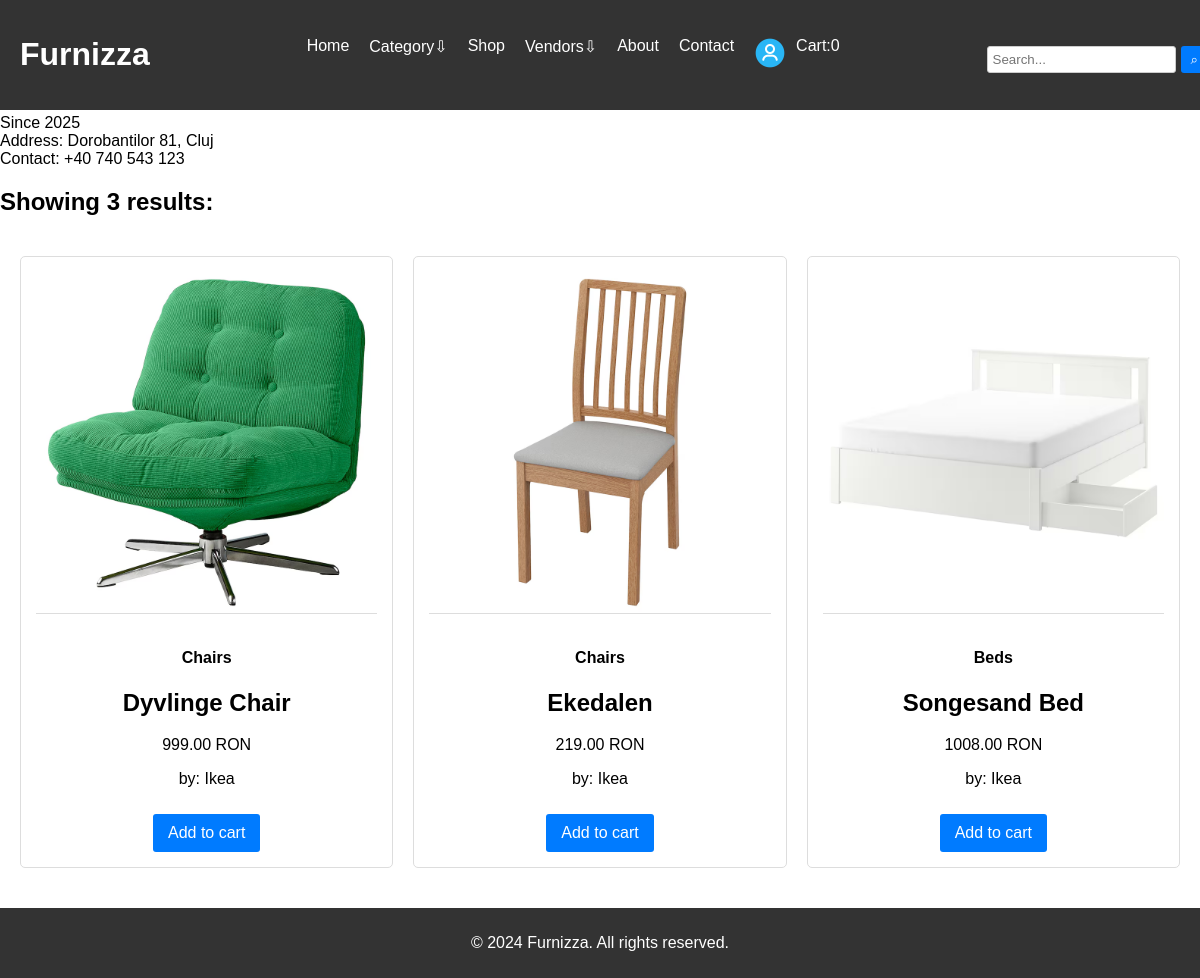
Page /vendors/ven6d6akg1ckc on the committed database.
### core/models.py (models this page shows, shortened)
class Vendor(models.Model):
    vendorid = ShortUUIDField(unique=True, length = 10, max_length = 20, prefix= "ven", alphabet= "abcdefghijklmn123456789")
    title = models.CharField(max_length=75, default= "Ikea")
    image = models.ImageField(upload_to="user_directory_path",default="vendor.jpg")
    description = models.TextField(null=True, blank=True, default="I am an amazing seller")
    address = models.CharField(max_length=100, default= "Dorobantilor 81, Cluj")
    contact = models.CharField(max_length=100, default= "+40 740 543 123")
    ChatRespTime =models.CharField(max_length=100, default= "100")
    shippingOnTime= models.CharField(max_length=100, default= "100")
    rating = models.CharField(max_length=100, default= "100")
    user = models.ForeignKey(User, on_delete = models.SET_NULL,null=True) # models.CASCADE
    date = models.DateTimeField(auto_now_add=True, null=True,blank=True)
    class Meta:
        verbose_name_plural = "Vendors"

class Product(models.Model):
    prodid = ShortUUIDField(unique=True, length = 10, max_length = 20, prefix= "prod", alphabet= "abcdefghijklmn123456789")
    user = models.ForeignKey(User, on_delete = models.SET_NULL,null=True)
    category = models.ForeignKey(Category, on_delete = models.SET_NULL,null=True, related_name="category")
    vendor = models.ForeignKey(Vendor, on_delete = models.SET_NULL,null=True, related_name="product")
    title = models.CharField(max_length=75, default="Furniture product")
    image = models.ImageField(upload_to="user_directory_path", default="product.jpg")
    description = models.TextField(null=True, blank=True, default="This is the product!")
    price = models.DecimalField(max_digits=9999999999999,decimal_places=2,default="20.99")
    old_price = models.DecimalField(max_digits=9999999999999,decimal_places=2,default="24.99")
    specifications = models.TextField(null=True, blank=True)
    product_status = models.CharField(choices= STATUS, max_length=10, default="in_review")
    status = models.BooleanField(default=True)
    in_stock = models.BooleanField(default=True)
    featured = models.BooleanField(default=False)
    sku = ShortUUIDField(unique=True, length = 4, max_length = 10, prefix= "sku", alphabet= "1234567890")
    date = models.DateTimeField(auto_now_add=True)
    updated = models.DateTimeField(null=True, blank=True)
    class Meta:
        verbose_name_plural = "Products"

class Category(models.Model):
    categoryid = ShortUUIDField(unique=True, length = 10, max_length = 20, prefix= "cat", alphabet= "abcdefghijklmn123456789")
    title = models.CharField(max_length=75, default="Furniture")
    image = models.ImageField(upload_to="category", default="furniture.jpg")
    class Meta:
        verbose_name_plural = "Categories"

### core/views.py (the view)
# urls.py: path("vendors/<vendorid>", vendor_detail_view, name = "vendor-detail"),
def vendor_detail_view(request, vendorid):
   vendor = Vendor.objects.get(vendorid = vendorid)
   products = Product.objects.filter(product_status = "published", vendor = vendor)
   context = {
      'vendor' : vendor,
      'products' : products,
   }
   return render(request, "core/vendor-detail.html", context)

### core/context_processor.py (called while the page is built)
def default(request):
    categories = Category.objects.all()
    vendors = Vendor.objects.all()
    address = None
    if request.user.is_authenticated:
        try:
            address = Address.objects.get(user=request.user)
        except Address.DoesNotExist:
            address = None
    min_max_price = Product.objects.aggregate(Min("price"), Max("price"))
    return {
        'categories' : categories,
        'vendors' : vendors,
        'address' : address,
        'min_max_price' : min_max_price,
    }

### templates/core/vendor-detail.html (shortened to what this page needs)
<!DOCTYPE html>
<html lang="en">
<head>
    {% load static %}
</head>
<body>
    {% include 'core/header.html' %}
    <main>
        <h1>About {{vendor.title}}</h1>
        <p>
        </p>
        <div>Since {{vendor.date|date:"Y"}}</div>
        <div>Address: {{vendor.address}}</div>
        <div>Contact: {{vendor.contact}}</div>
        <h2>Showing {{products.count}} result{{products.count|pluralize}}:</h2>
        <section class="product-container">
        {% for p in products %}
        <div class="product-card">
            <img src="{{p.image.url}}" alt="">
            <h4>{{p.category.title}}</h4>
            <h2>{{p.title}}</h2>
            <p>{{p.price}} RON</p>
            <p>by: {{p.vendor.title}}</p>
            <a href="#" class="button">Add to cart</a>
        </div>
        {% endfor %}
    </section>
    </main>
    <footer class="footer">
        <p>&copy; 2024 Furnizza. All rights reserved.</p>
    </footer>
</body>
</html>

### static/assets/css/general.css (style rules this page uses)
body { font-family: Arial, sans-serif; margin: 0; padding: 0; box-sizing: border-box; }
.product-container { display: grid; grid-template-columns: repeat(auto-fit, minmax(250px, 1fr)); gap: 20px; padding: 20px; }
.product-card { border: 1px solid #ddd; border-radius: 5px; padding: 15px; text-align: center; }
.product-card img { width: 100%; height: auto; border-bottom: 1px solid #ddd; margin-bottom: 10px; }
.footer { background-color: #333; color: white; text-align: center; padding: 10px 0; margin-top: 20px; }
.button { display: inline-block; padding: 10px 15px; color: white; background-color: #007bff; border: none; border-radius: 3px; text-decoration: none; margin-top: 10px; }

### rows in the picture
Vendor: date "2025", address "Dorobantilor 81, Cluj", contact "+40 740 543 123"
Product: image (picture), category "Chairs", title "Dyvlinge Chair", price "999.00", vendor "Ikea"
Product: image (picture), category "Chairs", title "Ekedalen", price "219.00", vendor "Ikea"
Product: image (picture), category "Beds", title "Songesand Bed", price "1008.00", vendor "Ikea"

### other values in the picture
{{ request.session.cart_data_obj|length }} "0"
{{ products.count }} "3"
